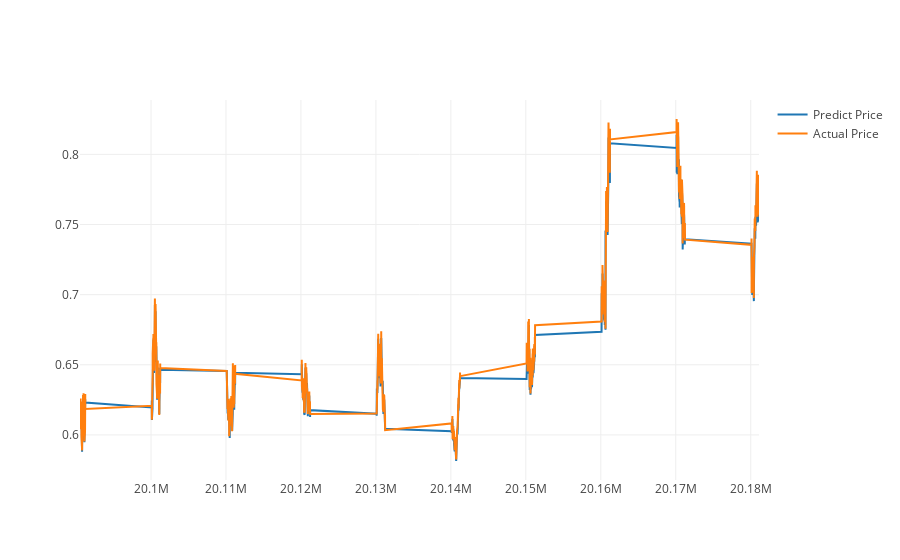

Notebook code cell kept with this figure:
### Code cell
actual_chart = go.Scatter(x=predictDates, y=testY_reshape, name= 'Actual Price')
predict_chart = go.Scatter(x=predictDates, y=yhat_reshape, name= 'Predict Price')
py.iplot([predict_chart, actual_chart])

### Figure 1 — Plotly figure (JSON) as saved in the notebook; plotly's stock layout.template omitted (floating-point values rounded to 4 significant figures; data arrays with more than 128 entries replaced by an {"elided": "..."} marker saying what was removed)
{"data": [{"name": "Predict Price", "type": "scatter", "uid": "bd6476e8-53e7-4c9c-bc60-123bbbd24dba", "x": {"elided": "2377 int values"}, "y": {"elided": "2377 float values"}}, {"name": "Actual Price", "type": "scatter", "uid": "bfe67fa2-8337-4d5e-a1a7-a81aacb35da9", "x": {"elided": "2377 int values"}, "y": {"elided": "2377 float values"}}], "layout": {}}
